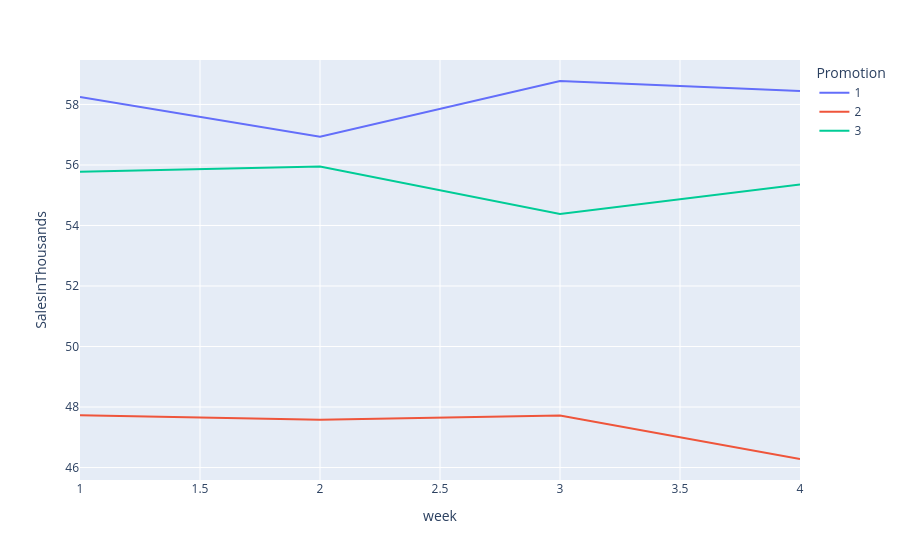

The code cell stored with this chart in its notebook:
### Code cell
px.line(
    data_frame = weekly_sales,
    x = "week",
    y = "SalesInThousands",
    color = "Promotion"

)

### Figure 1 — Plotly figure (JSON) as saved in the notebook; plotly's stock layout.template omitted (floating-point values rounded to 4 significant figures)
{"data": [{"hovertemplate": "Promotion=1<br>week=%{x}<br>SalesInThousands=%{y}<extra></extra>", "legendgroup": "1", "line": {"color": "#636efa", "dash": "solid"}, "marker": {"symbol": "circle"}, "mode": "lines", "name": "1", "orientation": "v", "showlegend": true, "type": "scatter", "x": [1, 2, 3, 4], "xaxis": "x", "y": [58.24, 56.93, 58.77, 58.45], "yaxis": "y"}, {"hovertemplate": "Promotion=2<br>week=%{x}<br>SalesInThousands=%{y}<extra></extra>", "legendgroup": "2", "line": {"color": "#EF553B", "dash": "solid"}, "marker": {"symbol": "circle"}, "mode": "lines", "name": "2", "orientation": "v", "showlegend": true, "type": "scatter", "x": [1, 2, 3, 4], "xaxis": "x", "y": [47.73, 47.58, 47.72, 46.28], "yaxis": "y"}, {"hovertemplate": "Promotion=3<br>week=%{x}<br>SalesInThousands=%{y}<extra></extra>", "legendgroup": "3", "line": {"color": "#00cc96", "dash": "solid"}, "marker": {"symbol": "circle"}, "mode": "lines", "name": "3", "orientation": "v", "showlegend": true, "type": "scatter", "x": [1, 2, 3, 4], "xaxis": "x", "y": [55.78, 55.95, 54.38, 55.35], "yaxis": "y"}], "layout": {"legend": {"title": {"text": "Promotion"}, "tracegroupgap": 0}, "margin": {"t": 60}, "xaxis": {"anchor": "y", "domain": [0, 1], "title": {"text": "week"}}, "yaxis": {"anchor": "x", "domain": [0, 1], "title": {"text": "SalesInThousands"}}}}
